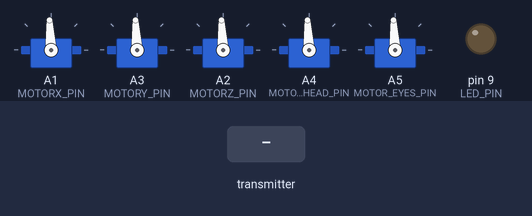
The sketch below on a simulated Arduino Uno, built with avr-gcc and run on an emulated ATmega328P. On the bench: 5 × servo, output pins drawn as LEDs (lit = HIGH). The inputs (shaded band) are chosen by the test bench. No radio packets arrive unless stated; what the sketch prints to the serial monitor is not drawn.

Above: at 1.2 s.
1.3 s: the transmitter starts sending angleX = 0
At 2.57 s:
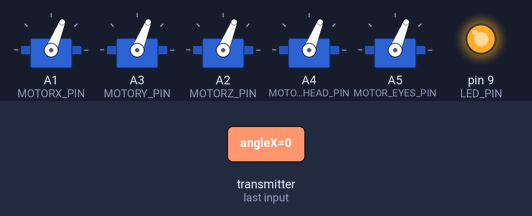
4.3 s: the transmitter starts sending head_rotation = 1023
7.3 s: the transmitter starts sending eye_rotation = 1023
At 8.57 s:
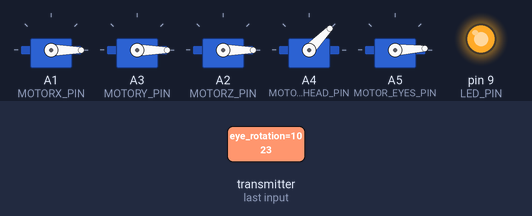
10.3 s: the transmitter starts sending head_rotation = 0
At 13.1 s:
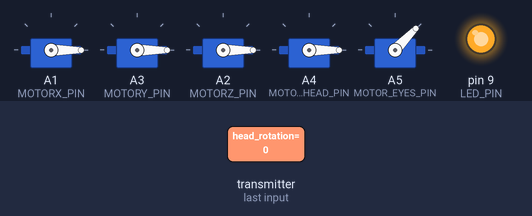
13.3 s: the transmitter starts sending eye_rotation = 0
At 16.7 s:
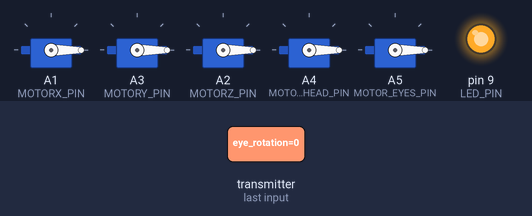
Timing chart, 0 to 17.3 s (numbered marks = the images above; inputs shaded):
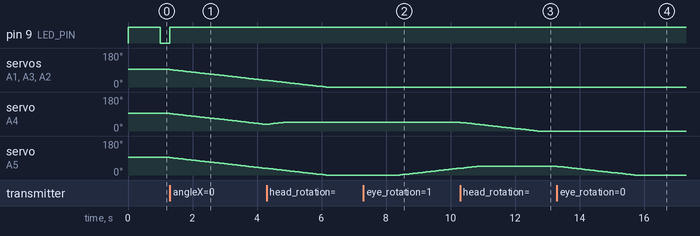

Measured:
- after the input at 1.3 s, pin 9 (LED_PIN): LOW → HIGH at once; servo on A1 (MOTORX_PIN), servo on A3 (MOTORY_PIN), servo on A2 (MOTORZ_PIN), servo on A4 (MOTOR_HEAD_PIN), servo on A5 (MOTOR_EYES_PIN): moves from 93° to 35° over 3.0 s, starting at once
- after the input at 7.3 s, servo on A5 (MOTOR_EYES_PIN): moves from 0° to 35° over 1.8 s, starting after 1.1 s
- after the input at 10.3 s, servo on A4 (MOTOR_HEAD_PIN): moves from 46° to 0° over 2.4 s, starting at once
- after the input at 13.3 s, servo on A5 (MOTOR_EYES_PIN): moves from 46° to 0° over 2.4 s, starting at once

The sketch:

Receiver.ino
```cpp
#include <SPI.h>
#include <nRF24L01.h>
#include <RF24.h>
#include <Servo.h>

#define MOTOR_MIDDLE_VALUE 1500
#define NO_SIGNAL_TIMEOUT 1000
#define STEP_SIZE 10

#define LED_PIN 9
#define MOTORX_PIN A1
#define MOTORY_PIN A3
#define MOTORZ_PIN A2
#define MOTOR_HEAD_PIN A4
#define MOTOR_EYES_PIN A5

RF24 radio(7, 8); // CE, CSN

const byte address[6] = "00001";

struct DataStruct {
  int angleX;
  int angleY;
  int angleZ;
  int head_rotation;
  int eye_rotation;
};

DataStruct data;

Servo motorX;
Servo motorY;
Servo motorZ;
Servo motorHead;
Servo motorEyes;

unsigned long lastSignalTime = 0;

int currentPosX = MOTOR_MIDDLE_VALUE;
int currentPosY = MOTOR_MIDDLE_VALUE;
int currentPosZ = MOTOR_MIDDLE_VALUE;
int currentPosHead = MOTOR_MIDDLE_VALUE;
int currentPosEyes = MOTOR_MIDDLE_VALUE;

void setup() {
  Serial.begin(9600);
  radio.begin();
  radio.openReadingPipe(0, address);
  radio.setPALevel(RF24_PA_MIN);
  radio.startListening();

  motorX.attach(MOTORX_PIN);
  motorY.attach(MOTORY_PIN);
  motorZ.attach(MOTORZ_PIN);
  motorHead.attach(MOTOR_HEAD_PIN);
  motorEyes.attach(MOTOR_EYES_PIN);

  motorX.writeMicroseconds(MOTOR_MIDDLE_VALUE);
  motorY.writeMicroseconds(MOTOR_MIDDLE_VALUE);
  motorZ.writeMicroseconds(MOTOR_MIDDLE_VALUE);
  motorHead.writeMicroseconds(MOTOR_MIDDLE_VALUE);
  motorEyes.writeMicroseconds(MOTOR_MIDDLE_VALUE);

  pinMode(LED_PIN, OUTPUT);
  digitalWrite(LED_PIN, HIGH);
  Serial.println("ready");
}

void smoothMove(Servo& motor, int& currentPos, int targetPos) {
  if (currentPos != targetPos) {
    if (currentPos < targetPos) {
      currentPos += STEP_SIZE;
      if (currentPos > targetPos) currentPos = targetPos;
    } else {
      currentPos -= STEP_SIZE;
      if (currentPos < targetPos) currentPos = targetPos;
    }
    motor.writeMicroseconds(currentPos);
  }
}

void loop() {
  if (radio.available()) {
    radio.read(&data, sizeof(data));

    smoothMove(motorX, currentPosX, data.angleX);
    smoothMove(motorY, currentPosY, data.angleY);
    smoothMove(motorZ, currentPosZ, data.angleZ);
    smoothMove(motorHead, currentPosHead, data.head_rotation);
    smoothMove(motorEyes, currentPosEyes, data.eye_rotation);

    digitalWrite(LED_PIN, HIGH);
    lastSignalTime = millis();
  } else {
    if (millis() - lastSignalTime >= NO_SIGNAL_TIMEOUT) {
      digitalWrite(LED_PIN, LOW);
      Serial.println("no signal");

      smoothMove(motorX, currentPosX, MOTOR_MIDDLE_VALUE);
      smoothMove(motorY, currentPosY, MOTOR_MIDDLE_VALUE);
      smoothMove(motorZ, currentPosZ, MOTOR_MIDDLE_VALUE);
      smoothMove(motorHead, currentPosHead, MOTOR_MIDDLE_VALUE);
      smoothMove(motorEyes, currentPosEyes, MOTOR_MIDDLE_VALUE);
    }
  }
}
```
